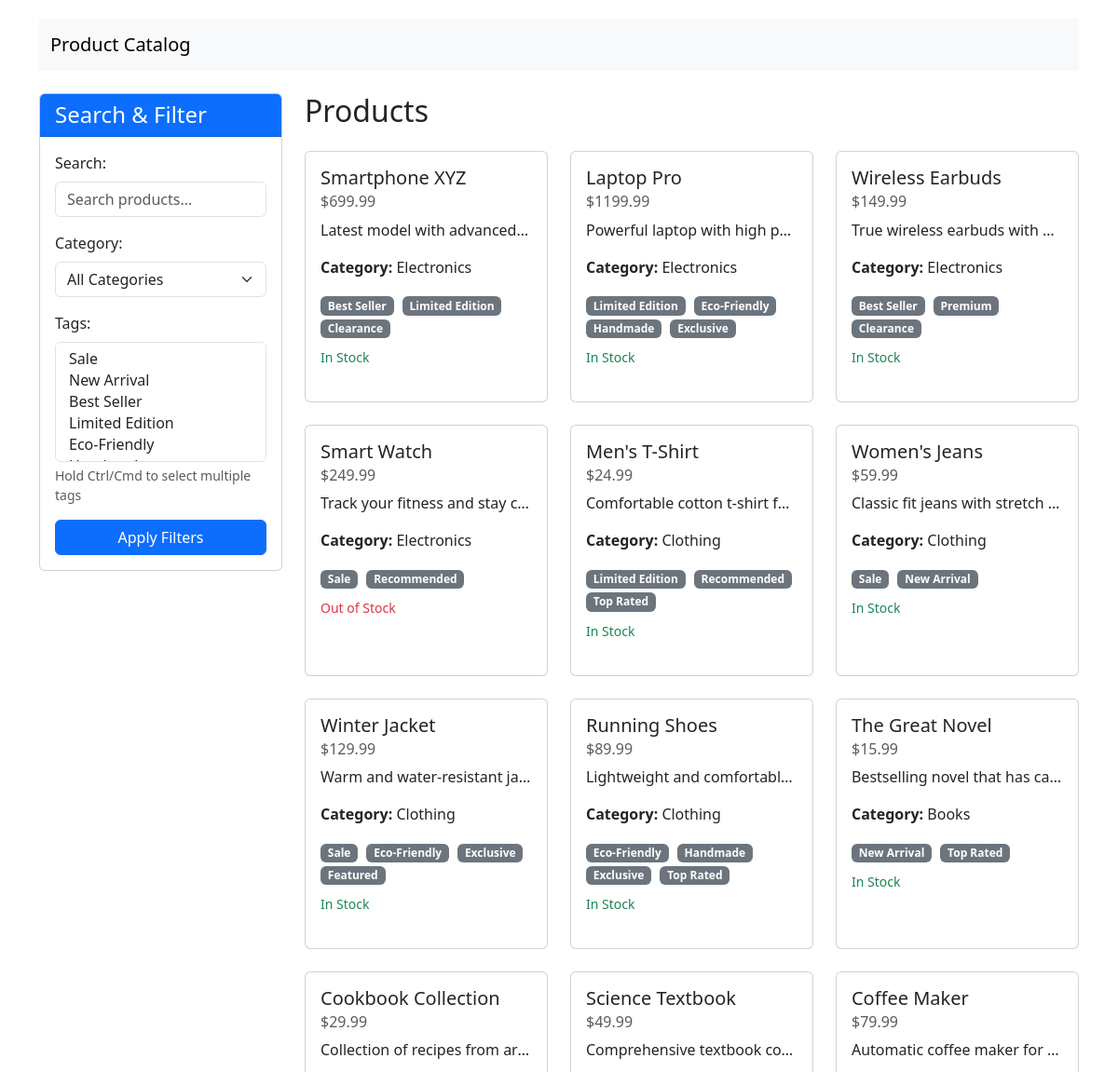
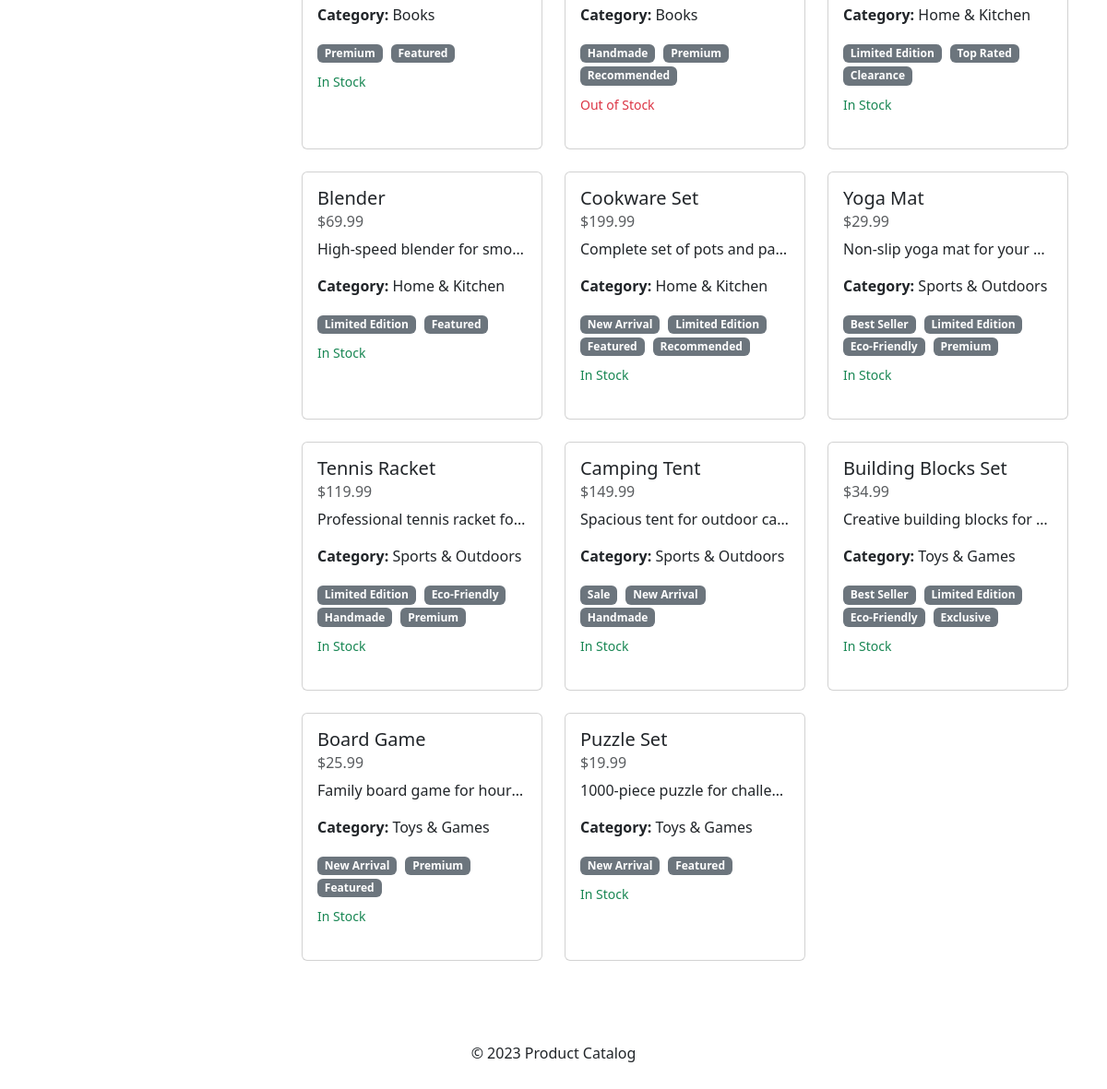
The page / on the database its author committed (2 pictures, top to bottom).
### products/models.py (models this page shows, shortened)
class Product(models.Model):
    name = models.CharField(max_length=200)
    description = models.TextField()
    price = models.DecimalField(max_digits=10, decimal_places=2)
    category = models.ForeignKey(Category, on_delete=models.CASCADE, related_name='products')
    tags = models.ManyToManyField(Tag, related_name='products')
    is_available = models.BooleanField(default=True)
    created_at = models.DateTimeField(auto_now_add=True)
    updated_at = models.DateTimeField(auto_now=True)

class Category(models.Model):
    name = models.CharField(max_length=100)
    description = models.TextField(blank=True)
    created_at = models.DateTimeField(auto_now_add=True)
    class Meta:
        verbose_name_plural = "Categories"
    def __str__(self):
        return self.name

class Tag(models.Model):
    name = models.CharField(max_length=50)
    def __str__(self):
        return self.name

### products/views.py (the view)
# urls.py: path('', views.product_list, name='product_list'),
def product_list(request):
    categories = Category.objects.all()
    tags = Tag.objects.all()
    products = Product.objects.all()
    form = ProductFilterForm(request.GET)
    if form.is_valid():
        search_query = form.cleaned_data.get('search')
        if search_query:
            products = products.filter(
                Q(name__icontains=search_query) |
                Q(description__icontains=search_query)
            )
        category_id = form.cleaned_data.get('category')
        if category_id:
            products = products.filter(category_id=category_id)
        selected_tags = form.cleaned_data.get('tags')
        if selected_tags:
            products = products.filter(tags__in=selected_tags).distinct()
    context = {
        'products': products,
        'categories': categories,
        'tags': tags,
        'form': form,
    }
    return render(request, 'products/product_list.html', context)

### products/forms.py
class ProductFilterForm(forms.Form):
    search = forms.CharField(
        required=False,
        widget=forms.TextInput(attrs={'class': 'form-control', 'placeholder': 'Search products...'})
    )
    category = forms.ModelChoiceField(
        queryset=Category.objects.all(),
        required=False,
        empty_label="All Categories",
        widget=forms.Select(attrs={'class': 'form-select'})
    )
    tags = forms.ModelMultipleChoiceField(
        queryset=Tag.objects.all(),
        required=False,
        widget=forms.SelectMultiple(attrs={'class': 'form-select', 'size': '5'})
    )

### products/templates/products/product_list.html (shortened to what this page needs)
{% extends 'products/base.html' %}
{% block content %}
<div class="row">
    <div class="col-md-3 mb-4">
        <div class="card">
            <div class="card-header bg-primary text-white">
                <h4 class="mb-0">Search & Filter</h4>
            </div>
            <div class="card-body">
                <form method="get">
                    <div class="mb-3">
                        <label for="id_search" class="form-label">Search:</label>
                        {{ form.search }}
                    </div>
                    <div class="mb-3">
                        <label for="id_category" class="form-label">Category:</label>
                        {{ form.category }}
                    </div>
                    <div class="mb-3">
                        <label for="id_tags" class="form-label">Tags:</label>
                        {{ form.tags }}
                        <div class="form-text">Hold Ctrl/Cmd to select multiple tags</div>
                    </div>
                    <button type="submit" class="btn btn-primary w-100">Apply Filters</button>
                </form>
            </div>
        </div>
    </div>
    <div class="col-md-9">
        <h2 class="mb-4">Products</h2>
        {% if products %}
            <div class="row">
                {% for product in products %}
                    <div class="col-md-4 mb-4">
                        <div class="card product-card">
                            <div class="card-body">
                                <h5 class="card-title">{{ product.name }}</h5>
                                <h6 class="card-subtitle mb-2 text-muted">${{ product.price }}</h6>
                                <p class="card-text text-truncate">{{ product.description }}</p>
                                <p class="card-text"><strong>Category:</strong> {{ product.category.name }}</p>
                                <div class="mb-2">
                                    {% for tag in product.tags.all %}
                                        <span class="badge bg-secondary tag-badge">{{ tag.name }}</span>
                                    {% endfor %}
                                </div>
                                <p class="card-text">
                                    <small class="text-muted">
                                        {% if product.is_available %}
                                            <span class="text-success">In Stock</span>
                                        {% else %}
                                            <span class="text-danger">Out of Stock</span>
                                        {% endif %}
                                    </small>
                                </p>
                            </div>
                        </div>
                    </div>
                {% endfor %}
            </div>
        {% else %}
            <div class="alert alert-info">
                No products found matching your filters. Please try different search criteria.
            </div>
        {% endif %}
    </div>
</div>
{% endblock %}

### products/templates/products/base.html (shortened to what this page needs)
<!DOCTYPE html>
<html lang="en">
<head>
    <link href="https://cdn.jsdelivr.net/npm/bootstrap@5.3.0-alpha1/dist/css/bootstrap.min.css" rel="stylesheet">
</head>
<body>
    <div class="container">
        <header class="mb-4">
            <nav class="navbar navbar-expand-lg navbar-light bg-light">
                <div class="container-fluid">
                    <a class="navbar-brand" href="{% url 'products:product_list' %}">Product Catalog</a>
                </div>
            </nav>
        </header>
        <main>
            {% block content %}{% endblock %}
        </main>
        <footer class="mt-5 py-3 text-center">
            <p>&copy; 2023 Product Catalog</p>
        </footer>
    </div>
</body>
</html>

### products/templates/products/base.html (style rules this page uses)
body { padding-top: 20px; }
.product-card { height: 100%; margin-bottom: 20px; }
.tag-badge { margin-right: 5px; }

### rows shown on the page
Product: name "Smartphone XYZ", price "699.99", description "Latest model with advanced…", category.name "Electronics", is_available "In Stock"
Tag: name "Best Seller"
Tag: name "Limited Edition"
Tag: name "Clearance"
Product: name "Laptop Pro", price "1199.99", description "Powerful laptop with high p…", category.name "Electronics", is_available "In Stock"
Tag: name "Eco-Friendly"
Tag: name "Handmade"
Tag: name "Exclusive"
Product: name "Wireless Earbuds", price "149.99", description "True wireless earbuds with…", category.name "Electronics", is_available "In Stock"
Tag: name "Premium"
Product: name "Smart Watch", price "249.99", description "Track your fitness and stay c…", category.name "Electronics", is_available "Out of Stock"
Tag: name "Sale"
Tag: name "Recommended"
Product: name "Men's T-Shirt", price "24.99", description "Comfortable cotton t-shirt f…", category.name "Clothing", is_available "In Stock"
Tag: name "Top Rated"
Product: name "Women's Jeans", price "59.99", description "Classic fit jeans with stretch…", category.name "Clothing", is_available "In Stock"
Tag: name "New Arrival"
Product: name "Winter Jacket", price "129.99", description "Warm and water-resistant ja…", category.name "Clothing", is_available "In Stock"
Tag: name "Featured"
Product: name "Running Shoes", price "89.99", description "Lightweight and comfortabl…", category.name "Clothing", is_available "In Stock"
Product: name "The Great Novel", price "15.99", description "Bestselling novel that has ca…", category.name "Books", is_available "In Stock"
Product: name "Cookbook Collection", price "29.99", description "Collection of recipes from ar…", category.name "Books", is_available "In Stock"
Product: name "Science Textbook", price "49.99", description "Comprehensive textbook co…", category.name "Books", is_available "Out of Stock"
Product: name "Coffee Maker", price "79.99", description "Automatic coffee maker for…", category.name "Home & Kitchen", is_available "In Stock"
Product: name "Blender", price "69.99", description "High-speed blender for smo…", category.name "Home & Kitchen", is_available "In Stock"
Product: name "Cookware Set", price "199.99", description "Complete set of pots and pa…", category.name "Home & Kitchen", is_available "In Stock"
Product: name "Yoga Mat", price "29.99", description "Non-slip yoga mat for your…", category.name "Sports & Outdoors", is_available "In Stock"
Product: name "Tennis Racket", price "119.99", description "Professional tennis racket fo…", category.name "Sports & Outdoors", is_available "In Stock"
Product: name "Camping Tent", price "149.99", description "Spacious tent for outdoor ca…", category.name "Sports & Outdoors", is_available "In Stock"
Product: name "Building Blocks Set", price "34.99", description "Creative building blocks for…", category.name "Toys & Games", is_available "In Stock"
Product: name "Board Game", price "25.99", description "Family board game for hour…", category.name "Toys & Games", is_available "In Stock"
Product: name "Puzzle Set", price "19.99", description "1000-piece puzzle for challe…", category.name "Toys & Games", is_available "In Stock"
